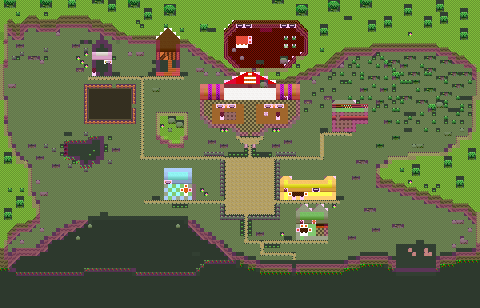

The image is a tile-based game level rendered from a .tmx file. Its description and source (layers, tilesets, objects; grid data summarised) follow:
An orthogonal 120x77 tile map with 4x4 px tiles, 5 tile layers (Grass, BaseDecor, Interior, IneteriorDecor, ...), 3 hidden layers not drawn, 4 tilesets and 15 objects (3x mushroomSpawn, 2x shellSpawn, playerSpawn, farmland, playerBed, ...).

<map version="1.0" orientation="orthogonal" renderorder="right-down" width="120" height="77" tilewidth="4" tileheight="4" nextobjectid="28">
 <tileset firstgid="1" name="FarmerSceneryTileset" tilewidth="4" tileheight="4" tilecount="256" columns="16">
  <image source="../FarmerSceneryTileset.png" trans="323f32" width="64" height="64" />
  <terraintypes>
   <terrain name="Path" tile="177" />
   <terrain name="Soil" tile="22" />
  </terraintypes>
  <tile id="5" terrain=",,,1" />
  <tile id="6" terrain=",,1,1" />
  <tile id="7" terrain=",,1," />
  <tile id="21" terrain=",1,,1" />
  <tile id="22" terrain="1,1,1,1" />
  <tile id="23" terrain="1,,1," />
  <tile id="37" terrain=",1,," />
  <tile id="38" terrain="1,1,," />
  <tile id="39" terrain="1,,," />
  <tile id="136" terrain=",,0," />
  <tile id="160" terrain=",,,0" />
  <tile id="161" terrain=",,0,0" />
  <tile id="162" terrain=",,0," />
  <tile id="163" terrain=",,,0" />
  <tile id="164" terrain=",,0,0" />
  <tile id="165" terrain=",,0," />
  <tile id="176" terrain=",0,,0" />
  <tile id="177" terrain="0,0,0,0" />
  <tile id="178" terrain="0,,0," />
  <tile id="179" terrain=",0,,0" />
  <tile id="181" terrain="0,,0," />
  <tile id="192" terrain=",0,," />
  <tile id="193" terrain="0,0,," />
  <tile id="194" terrain="0,,," />
  <tile id="195" terrain=",0,," />
  <tile id="196" terrain="0,0,," />
  <tile id="197" terrain="0,,," />
 </tileset>
 <tileset firstgid="257" name="FarmerBuildings" tilewidth="4" tileheight="4" tilecount="1024" columns="32">
  <image source="../FarmerBuildings.png" trans="ffffff" width="128" height="128" />
 </tileset>
 <tileset firstgid="1281" name="FarmerInteriorTileset" tilewidth="4" tileheight="4" tilecount="256" columns="16">
  <image source="../FarmerInteriorTileset.png" trans="ffffff" width="64" height="64" />
 </tileset>
 <tileset firstgid="1537" name="collision" tilewidth="4" tileheight="4" tilecount="1" columns="1">
  <image source="../collision.png" width="4" height="4" />
 </tileset>
 <layer name="Grass" width="120" height="77" opacity="0.9">
  <data>[9240 cells, 9240 non-empty, 22 distinct tile ids]</data>
 </layer>
 <layer name="BaseDecor" width="120" height="77">
  <data>[9240 cells, 1558 non-empty, 103 distinct tile ids]</data>
 </layer>
 <layer name="Interior" width="120" height="77">
  <data>[9240 cells, 886 non-empty, 63 distinct tile ids]</data>
 </layer>
 <layer name="IneteriorDecor" width="120" height="77">
  <data>[9240 cells, 133 non-empty, 34 distinct tile ids]</data>
 </layer>
 <layer name="House" width="120" height="77" visible="0">
  <data>[9240 cells, 310 non-empty, 43 distinct tile ids]</data>
 </layer>
 <objectgroup name="Data">
  <object id="2" name="playerSpawn" x="101.134" y="73.2923" width="1.5" height="1.5">
   <ellipse />
  </object>
  <object id="3" name="farmland" x="86.625" y="86.8125" width="43.9375" height="31.6875" />
  <object id="5" name="playerBed" x="105.281" y="61.1562" width="1.375" height="1.65625">
   <ellipse />
  </object>
  <object id="9" name="store" x="341.455" y="121.364" width="1.54545" height="1.18182">
   <ellipse />
  </object>
  <object id="10" name="storeExit" x="341.455" y="129.273" width="1.54545" height="1.27273">
   <ellipse />
  </object>
  <object id="11" name="mayor1" x="221.217" y="108.609" width="1.56522" height="1.69565">
   <ellipse />
  </object>
  <object id="13" name="storeMan1" x="341.522" y="113.043" width="1.3913" height="1.52174">
   <ellipse />
  </object>
  <object id="16" name="shellSpawn" x="15" y="258.75" width="66.75" height="11.5" />
  <object id="17" name="shellSpawn" x="134.875" y="242.5" width="60" height="28" />
  <object id="20" name="mushroomSpawn" x="438.625" y="222.375" width="19" height="19.5" />
  <object id="21" name="mushroomSpawn" x="417.75" y="74.25" width="17.125" height="12.875" />
  <object id="24" name="mushroomSpawn" x="17.875" y="73.625" width="59.875" height="56.375" />
  <object id="25" name="robot1" x="261.031" y="25.1562" width="1.46875" height="1.40625">
   <ellipse />
  </object>
  <object id="26" name="startCaveMusic" x="261.406" y="69.0938" width="1.6875" height="1.03125">
   <ellipse />
  </object>
  <object id="27" name="stopCaveMusic" x="261.469" y="85.375" width="1.34375" height="1.15625">
   <ellipse />
  </object>
 </objectgroup>
 <layer name="Above" width="120" height="77" visible="0">
  <data>[9240 cells, 875 non-empty, 100 distinct tile ids]</data>
 </layer>
 <layer name="Above2" width="120" height="77" visible="0">
  <data>[9240 cells, 28 non-empty, 18 distinct tile ids]</data>
 </layer>
 <layer name="collision" width="120" height="77" opacity="0.2">
  <data>[9240 cells, 1178 non-empty, 2 distinct tile ids]</data>
 </layer>
</map>